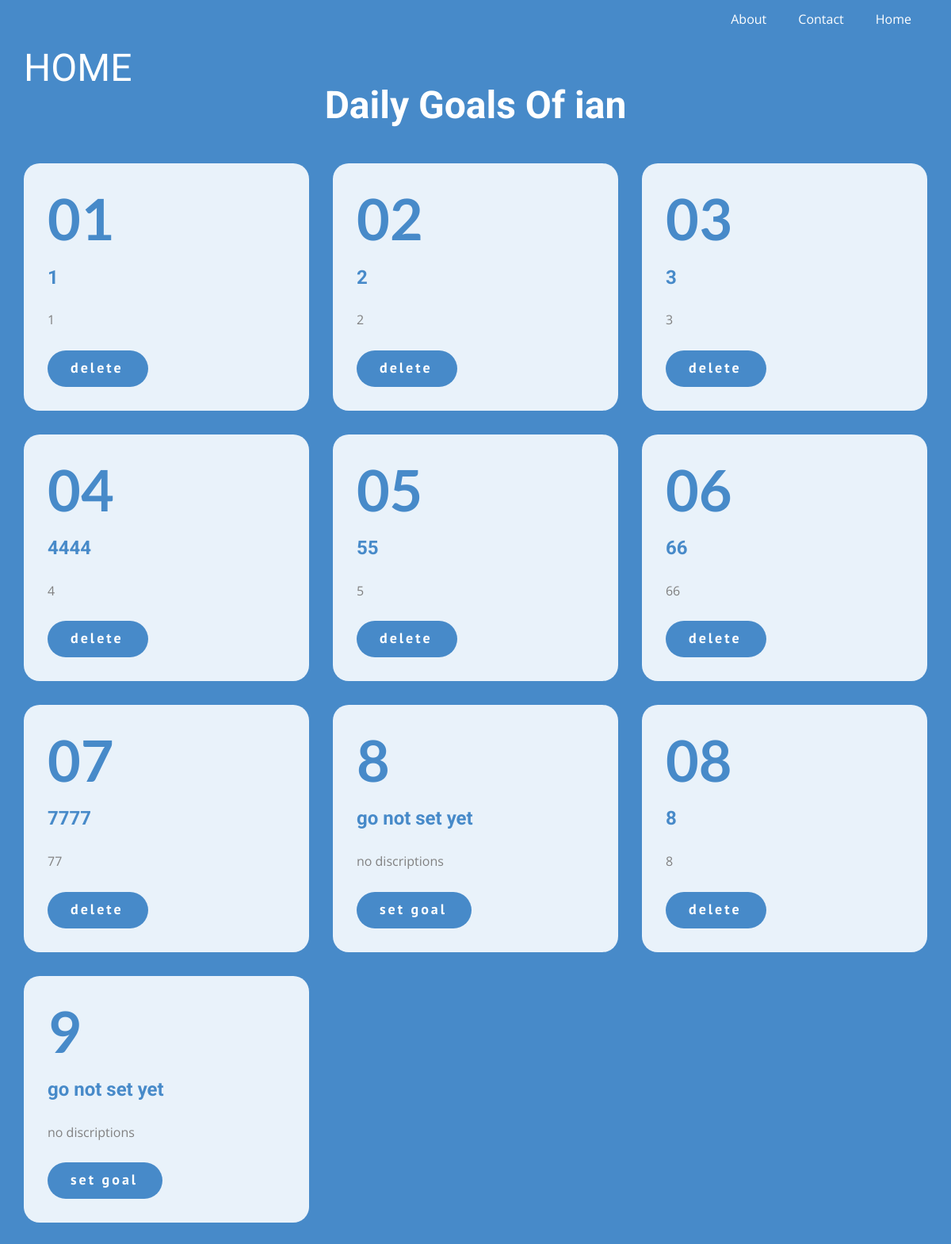
The app's page / (signed in) with its own data.
### myapp/models.py (models this page shows)
class Goal(models.Model):
    name = models.CharField(max_length=100)
    discription = models.CharField(max_length=1000)
    statuse = models.BooleanField(default=False)
    username = models.ForeignKey(User, on_delete=models.CASCADE)

### myapp/views.py (the view)
def home(request):
    is_authenticated = request.user.is_authenticated
    username = request.user.username
    if is_authenticated:
        goals = Goal.objects.filter(
            username=User.objects.get(username=username))
        after6 = []
        num = 7
        for obj in goals[6:]:
            after6.append([obj, num])
            num += 1
        context = {
            'username': username,
            'goals': goals,  # a list of goal objs,
            'goal_length': len(goals),
            'goals_after_6': after6,
        }
        return render(request, 'Home.html', context)
    else:
        return redirect('/register/login/')

### myapp/templatetags/my_tags.py (called while the page is built)
@register.simple_tag
def indexing_list(list1, index):
    return list1[index]

@register.simple_tag
def delete():
    return 'delete'

@register.simple_tag
def add1(num):
    return num+1

### template/Home.html (shortened to what this page needs)
{% load static %}
{% load my_tags %}
<!DOCTYPE html>
<html style="font-size: 16px;">
  <head>
    <link rel="stylesheet" href="{% static 'css/nicepage.css'%}" media="screen">
<link rel="stylesheet" href="{% static 'css/Page-1.css'%}" media="screen">
  </head>
  <body class="u-body"><header class="u-clearfix u-header u-palette-1-base u-valign-middle u-header" id="sec-e89c"><nav class="u-menu u-menu-dropdown u-offcanvas u-menu-1">
        <div class="u-custom-menu u-nav-container">
          <ul class="u-nav u-unstyled u-nav-1"><li class="u-nav-item"><a class="u-button-style u-nav-link u-text-active-palette-1-base u-text-hover-palette-2-base" href="About.html" style="padding: 10px 20px;">About</a>
</li><li class="u-nav-item"><a class="u-button-style u-nav-link u-text-active-palette-1-base u-text-hover-palette-2-base" href="Contact.html" style="padding: 10px 20px;">Contact</a>
</li><li class="u-nav-item"><a class="u-button-style u-nav-link u-text-active-palette-1-base u-text-hover-palette-2-base" href="Home.html" style="padding: 10px 20px;">Home</a>
</li></ul>
        </div>
      </nav></header>
    <section class="u-align-center-lg u-align-center-md u-align-center-xl u-align-left-xs u-align-right-sm u-clearfix u-palette-1-base u-section-1" id="carousel_5093">
      <div class="u-clearfix u-sheet u-sheet-1">
        <h1 class="u-align-center-sm u-align-center-xs u-text u-text-1">Daily Goals Of {{username}}</h1>
        <h4 class="u-custom-font u-text u-text-default u-text-2">
          <span style="font-size: 3rem;">HOME</span>
        </h4>
        <div class="u-expanded-width u-list u-list-1">
          <div class="u-repeater u-repeater-1">
            {% if goal_length >= 1 %}
            {% indexing_list goals 0 as obj %}
            <div class="u-container-style u-list-item u-palette-1-light-3 u-radius-20 u-repeater-item u-shape-round u-list-item-1">
              <div class="u-container-layout u-similar-container u-valign-top u-container-layout-1">
                <h2 class="u-custom-font u-font-lato u-text u-text-palette-1-base u-text-3">01</h2>
                <h4 class="u-text u-text-palette-1-base u-text-4">{{obj.name}}</h4>
                <p class="u-text u-text-grey-50 u-text-5">{{obj.discription}}</p>
                <form id = 'deleting' method = "POST" action = 'delete/'>
                  <button type = submit class="u-active-palette-1-light-2 u-btn u-btn-round u-button-style u-custom-font u-font-pt-sans u-hover-palette-1-light-2 u-palette-1-base u-radius-50 u-text-active-white u-text-hover-white u-btn-1">{% delete %}</button>
                </form>
              </div>
            </div>
            {% endif %}
            {% if goal_length >= 2 %}
            {% indexing_list goals 1 as obj %}
            <div class="u-container-style u-list-item u-palette-1-light-3 u-radius-20 u-repeater-item u-shape-round u-list-item-1">
              <div class="u-container-layout u-similar-container u-valign-top u-container-layout-1">
                <h2 class="u-custom-font u-font-lato u-text u-text-palette-1-base u-text-3">02</h2>
                <h4 class="u-text u-text-palette-1-base u-text-4">{{obj.name}}</h4>
                <p class="u-text u-text-grey-50 u-text-5">{{obj.discription}}</p>
                <form id = 'deleting' method = "POST" action = 'delete/'>
                  <button type = submit class="u-active-palette-1-light-2 u-btn u-btn-round u-button-style u-custom-font u-font-pt-sans u-hover-palette-1-light-2 u-palette-1-base u-radius-50 u-text-active-white u-text-hover-white u-btn-1">{% delete %}</button>
                </form>
              </div>
            </div>
            {% endif %}
            {% if goal_length >= 3 %}
            {% indexing_list goals 2 as obj %}
            <div class="u-container-style u-list-item u-palette-1-light-3 u-radius-20 u-repeater-item u-shape-round u-list-item-1">
              <div class="u-container-layout u-similar-container u-valign-top u-container-layout-1">
                <h2 class="u-custom-font u-font-lato u-text u-text-palette-1-base u-text-3">03</h2>
                <h4 class="u-text u-text-palette-1-base u-text-4">{{obj.name}}</h4>
                <p class="u-text u-text-grey-50 u-text-5">{{obj.discription}}</p>
                <form id = 'deleting' method = "POST" action = 'delete/'>
                  <button type = submit class="u-active-palette-1-light-2 u-btn u-btn-round u-button-style u-custom-font u-font-pt-sans u-hover-palette-1-light-2 u-palette-1-base u-radius-50 u-text-active-white u-text-hover-white u-btn-1">{% delete %}</button>
                </form>
              </div>
            </div>
            {% endif %}
            {% if goal_length >= 4 %}
            {% indexing_list goals 3 as obj %}
            <div class="u-container-style u-list-item u-palette-1-light-3 u-radius-20 u-repeater-item u-shape-round u-list-item-1">
              <div class="u-container-layout u-similar-container u-valign-top u-container-layout-1">
                <h2 class="u-custom-font u-font-lato u-text u-text-palette-1-base u-text-3">04</h2>
                <h4 class="u-text u-text-palette-1-base u-text-4">{{obj.name}}</h4>
                <p class="u-text u-text-grey-50 u-text-5">{{obj.discription}}</p>
                <form id = 'deleting' method = "POST" action = 'delete/'>
                  <button type = submit class="u-active-palette-1-light-2 u-btn u-btn-round u-button-style u-custom-font u-font-pt-sans u-hover-palette-1-light-2 u-palette-1-base u-radius-50 u-text-active-white u-text-hover-white u-btn-1">{% delete %}</button>
                </form>
              </div>
            </div>
            {% endif %}
            {% if goal_length >= 5 %}
            {% indexing_list goals 4 as obj %}
            <div class="u-container-style u-list-item u-palette-1-light-3 u-radius-20 u-repeater-item u-shape-round u-list-item-1">
              <div class="u-container-layout u-similar-container u-valign-top u-container-layout-1">
                <h2 class="u-custom-font u-font-lato u-text u-text-palette-1-base u-text-3">05</h2>
                <h4 class="u-text u-text-palette-1-base u-text-4">{{obj.name}}</h4>
                <p class="u-text u-text-grey-50 u-text-5">{{obj.discription}}</p>
                <form id = 'deleting' method = "POST" action = 'delete/'>
                  <button type = submit class="u-active-palette-1-light-2 u-btn u-btn-round u-button-style u-custom-font u-font-pt-sans u-hover-palette-1-light-2 u-palette-1-base u-radius-50 u-text-active-white u-text-hover-white u-btn-1">{% delete %}</button>
                </form>
              </div>
            </div>
            {% endif %}
            {% if goal_length >= 6 %}
            {% indexing_list goals 5 as obj %}
            <div class="u-container-style u-list-item u-palette-1-light-3 u-radius-20 u-repeater-item u-shape-round u-list-item-1">
              <div class="u-container-layout u-similar-container u-valign-top u-container-layout-1">
                <h2 class="u-custom-font u-font-lato u-text u-text-palette-1-base u-text-3">06</h2>
                <h4 class="u-text u-text-palette-1-base u-text-4">{{obj.name}}</h4>
                <p class="u-text u-text-grey-50 u-text-5">{{obj.discription}}</p>
                <form id = 'deleting' method = "POST" action = 'delete/'>
                  <button type = submit class="u-active-palette-1-light-2 u-btn u-btn-round u-button-style u-custom-font u-font-pt-sans u-hover-palette-1-light-2 u-palette-1-base u-radius-50 u-text-active-white u-text-hover-white u-btn-1">{% delete %}</button>
                </form>
              </div>
            </div>
            {% endif %}
            {% if goal_length > 6 %}
            {% for obj in goals_after_6 %}
            <div class="u-container-style u-list-item u-palette-1-light-3 u-radius-20 u-repeater-item u-shape-round u-list-item-3">
              <div class="u-container-layout u-similar-container u-valign-top u-container-layout-3">
                <h2 class="u-custom-font u-font-lato u-text u-text-palette-1-base u-text-9">0{% indexing_list obj 1 as num %}{{num}}</h2>
                <h4 class="u-text u-text-palette-1-base u-text-10">{% indexing_list obj 0 as data%}{{data.name}}</h4>
                <p class="u-text u-text-grey-50 u-text-11">{{data.discription}}</p>
                <form id = 'deleting' method = "POST" action = 'delete/'>
                  <button type = submit class="u-active-palette-1-light-2 u-btn u-btn-round u-button-style u-custom-font u-font-pt-sans u-hover-palette-1-light-2 u-palette-1-base u-radius-50 u-text-active-white u-text-hover-white u-btn-1">{% delete %}</button>
                </form>
              </div>
            </div>
            <div class="u-container-style u-list-item u-palette-1-light-3 u-radius-20 u-repeater-item u-shape-round u-list-item-3">
              <div class="u-container-layout u-similar-container u-valign-top u-container-layout-3">
                <h2 class="u-custom-font u-font-lato u-text u-text-palette-1-base u-text-9">{% add1 num %}</h2>
                <h4 class="u-text u-text-palette-1-base u-text-10">go not set yet</h4>
                <p class="u-text u-text-grey-50 u-text-11">no discriptions </p>
                <a href="addgoal/" class="u-active-palette-1-light-2 u-btn u-btn-round u-button-style u-custom-font u-font-pt-sans u-hover-palette-1-light-2 u-palette-1-base u-radius-50 u-text-active-white u-text-hover-white u-btn-3">set goal</a>
              </div>
            </div>
            {% endfor %}
            {% endif %}
          </div>
        </div>
      </div>
    </section>
  </body>
</html>

### static/css/Page-1.css (style rules this page uses)
.u-section-1 { background-image: none; }
.u-section-1 .u-sheet-1 { min-height: 1182px; }
.u-section-1 .u-text-1 { font-weight: 700; margin: 59px 80px 0; }
.u-section-1 .u-text-2 { font-family: Bevan; font-size: 1.875rem; margin: -103px auto 0 0; }
.u-section-1 .u-list-1 { margin-top: 92px; margin-bottom: 60px; }
.u-section-1 .u-repeater-1 { grid-template-columns: calc(33.3333% - 20px) calc(33.3333% - 20px) calc(33.3333% - 20px); min-height: 912px; grid-gap: 30px 30px; }
.u-section-1 .u-list-item-1 { background-position: 50% 50%; }
.u-section-1 .u-container-layout-1 { padding: 30px; }
.u-section-1 .u-text-3 { font-size: 4.5rem; background-image: none; font-weight: 700; margin: 0; }
.u-section-1 .u-text-4 { text-transform: none; font-weight: 700; line-height: 28.8px; margin: 20px 0 0; }
.u-section-1 .u-text-5 { margin: 27px 0 0; }
.u-section-1 .u-btn-1 { border-style: none; text-transform: none; font-size: 1.125rem; letter-spacing: 3px; font-weight: 700; background-image: none; margin: 25px auto 0 0; padding: 8px 31px 9px 29px; }
.u-section-1 .u-list-item-3 { background-position: 50% 50%; }
.u-section-1 .u-container-layout-3 { padding: 30px; }
.u-section-1 .u-text-9 { font-size: 4.5rem; background-image: none; font-weight: 700; margin: 0; }
.u-section-1 .u-text-10 { font-size: 1.5rem; text-transform: none; font-weight: 700; line-height: 28.8px; margin: 20px 0 0; }
.u-section-1 .u-text-11 { margin: 27px 0 0; }
.u-section-1 .u-btn-3 { border-style: none; text-transform: none; font-size: 1.125rem; letter-spacing: 3px; font-weight: 700; background-image: none; margin: 25px auto 0 0; padding: 8px 31px 9px 29px; }

### records on screen
Goal: name "1", discription "1"
Goal: name "2", discription "2"
Goal: name "3", discription "3"
Goal: name "4444", discription "4"
Goal: name "55", discription "5"
Goal: name "66", discription "66"
Goal: num "7", name "7777", discription "77", delete "delete", add1 "8"
Goal: num "8", name "8", discription "8", delete "delete", add1 "9"

### other values on screen
{{ username }} "ian"
